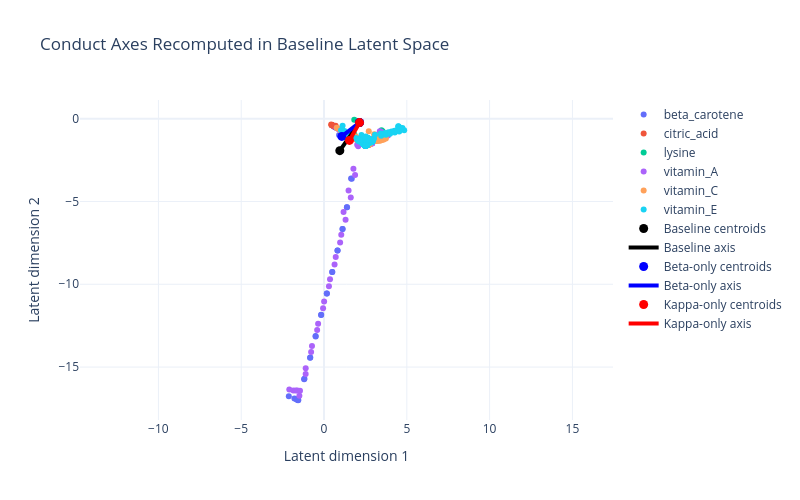

Notebook cell for this chart:
### Code cell
fig = go.Figure()

for market_id, g in df.groupby("market_id"):
    fig.add_trace(go.Scatter(
        x=g["z1"],
        y=g["z2"],
        mode="markers",
        name=str(market_id)
    ))

add_axis(res_base,  "Baseline",  "black")
add_axis(res_beta,  "Beta-only", "blue")
add_axis(res_kappa, "Kappa-only","red")

fig.update_layout(
    title="Conduct Axes Recomputed in Baseline Latent Space",
    xaxis_title="Latent dimension 1",
    yaxis_title="Latent dimension 2",
    template="plotly_white",
    width=800,
    height=500
)

fig.update_yaxes(scaleanchor="x", scaleratio=1)
fig.show()
